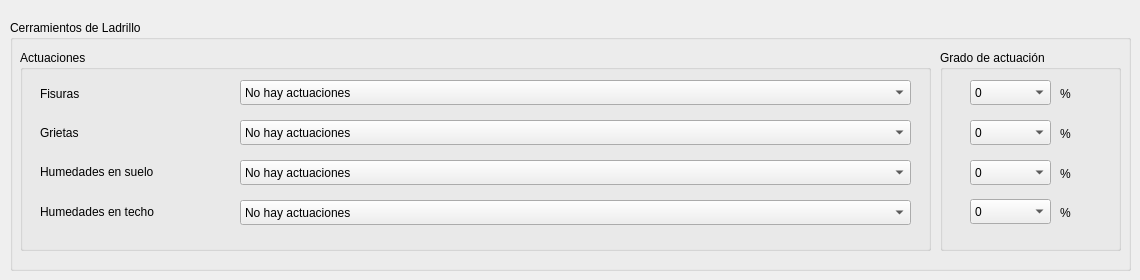
      <widget class="QWidget" name="tab_10">
       <attribute name="title">
        <string>Actuaciones</string>
       </attribute>
       <widget class="QGroupBox" name="groupBox_12">
        <property name="geometry">
         <rect>
          <x>10</x>
          <y>20</y>
          <width>1121</width>
          <height>251</height>
         </rect>
        </property>
        <property name="title">
         <string>Cerramientos de Ladrillo</string>
        </property>
        <widget class="QGroupBox" name="groupBox_16">
         <property name="geometry">
          <rect>
           <x>10</x>
           <y>30</y>
           <width>911</width>
           <height>201</height>
          </rect>
         </property>
         <property name="title">
          <string>Actuaciones</string>
         </property>
         <widget class="QComboBox" name="cmbLadFisuras">
          <property name="geometry">
           <rect>
            <x>220</x>
            <y>30</y>
            <width>671</width>
            <height>25</height>
           </rect>
          </property>
          <item>
           <property name="text">
            <string>No hay actuaciones</string>
           </property>
          </item>
          <item>
           <property name="text">
            <string>Con malla de fibra de vidrio</string>
           </property>
          </item>
         </widget>
         <widget class="QLabel" name="label_35">
          <property name="geometry">
           <rect>
            <x>20</x>
            <y>34</y>
            <width>231</width>
            <height>19</height>
           </rect>
          </property>
          <property name="text">
           <string>Fisuras</string>
          </property>
         </widget>
         <widget class="QComboBox" name="cmbLadGrietas">
          <property name="geometry">
           <rect>
            <x>220</x>
            <y>70</y>
            <width>671</width>
            <height>25</height>
           </rect>
          </property>
          <item>
           <property name="text">
            <string>No hay actuaciones</string>
           </property>
          </item>
          <item>
           <property name="text">
            <string>Superficie dañada ≤60%</string>
           </property>
          </item>
          <item>
           <property name="text">
            <string>Superf. dañada &gt;60%. Mejora energética con aislam. EPS. Cara ext. fach. Aplacado</string>
           </property>
          </item>
          <item>
           <property name="text">
            <string>Superf. dañada &gt;60%. Mejora energética con aislam. EPS. Cara ext. fach. ventilada</string>
           </property>
          </item>
          <item>
           <property name="text">
            <string>Superf. dañada &gt;60%. Mejora energ. con aislam. lana de oveja. Cara ext. fach. vent.</string>
           </property>
          </item>
         </widget>
         <widget class="QComboBox" name="cmbLadHumTecho">
          <property name="geometry">
           <rect>
            <x>220</x>
            <y>150</y>
            <width>671</width>
            <height>25</height>
           </rect>
          </property>
          <item>
           <property name="text">
            <string>No hay actuaciones</string>
           </property>
          </item>
          <item>
           <property name="text">
            <string>Encuentro de forjado con cerramiento. Tratamiento con resinas epoxi</string>
           </property>
          </item>
         </widget>
         <widget class="QLabel" name="label_36">
          <property name="geometry">
           <rect>
            <x>20</x>
            <y>152</y>
            <width>261</width>
            <height>19</height>
           </rect>
          </property>
          <property name="text">
           <string>Humedades en techo</string>
          </property>
         </widget>
         <widget class="QLabel" name="label_37">
          <property name="geometry">
           <rect>
            <x>20</x>
            <y>112</y>
            <width>261</width>
            <height>19</height>
           </rect>
          </property>
          <property name="text">
           <string>Humedades en suelo</string>
          </property>
         </widget>
         <widget class="QLabel" name="label_34">
          <property name="geometry">
           <rect>
            <x>20</x>
            <y>73</y>
            <width>241</width>
            <height>19</height>
           </rect>
          </property>
          <property name="text">
           <string>Grietas</string>
          </property>
         </widget>
         <widget class="QComboBox" name="cmbLadHumSuelo">
          <property name="geometry">
           <rect>
            <x>220</x>
            <y>110</y>
            <width>671</width>
            <height>25</height>
           </rect>
          </property>
          <item>
           <property name="text">
            <string>No hay actuaciones</string>
           </property>
          </item>
          <item>
           <property name="text">
            <string>Barrera anticapilaridad, sistema electroosmosis-fóresis</string>
           </property>
          </item>
         </widget>
        </widget>
        <widget class="QGroupBox" name="groupBox_17">
         <property name="geometry">
          <rect>
           <x>930</x>
           <y>30</y>
           <width>181</width>
           <height>201</height>
          </rect>
         </property>
         <property name="title">
          <string>Grado de actuación</string>
         </property>
         <widget class="QLabel" name="label_6">
          <property name="geometry">
           <rect>
            <x>120</x>
            <y>34</y>
            <width>31</width>
            <height>19</height>
           </rect>
          </property>
          <property name="text">
           <string>%</string>
          </property>
         </widget>
         <widget class="QComboBox" name="cmbLadFisurasAct">
          <property name="geometry">
           <rect>
            <x>30</x>
            <y>30</y>
            <width>81</width>
            <height>25</height>
           </rect>
          </property>
          <item>
           <property name="text">
            <string>0</string>
           </property>
          </item>
          <item>
           <property name="text">
            <string>1 a 30</string>
           </property>
          </item>
          <item>
           <property name="text">
            <string>31 a 60</string>
           </property>
          </item>
          <item>
           <property name="text">
            <string>61 a 100</string>
           </property>
          </item>
         </widget>
         <widget class="QComboBox" name="cmbLadHumTechoAct">
          <property name="geometry">
           <rect>
            <x>30</x>
            <y>149</y>
            <width>81</width>
            <height>25</height>
           </rect>
          </property>
          <item>
           <property name="text">
            <string>0</string>
           </property>
          </item>
          <item>
           <property name="text">
            <string>1 a 30</string>
           </property>
          </item>
          <item>
           <property name="text">
            <string>31 a 60</string>
           </property>
          </item>
          <item>
           <property name="text">
            <string>61 a 100</string>
           </property>
          </item>
         </widget>
         <widget class="QLabel" name="label_12">
          <property name="geometry">
           <rect>
            <x>120</x>
            <y>114</y>
            <width>31</width>
            <height>19</height>
           </rect>
          </property>
          <property name="text">
           <string>%</string>
          </property>
         </widget>
         <widget class="QLabel" name="label_13">
          <property name="geometry">
           <rect>
            <x>120</x>
            <y>153</y>
            <width>31</width>
            <height>19</height>
           </rect>
          </property>
          <property name="text">
           <string>%</string>
          </property>
         </widget>
         <widget class="QComboBox" name="cmbLadHumSueloAct">
          <property name="geometry">
           <rect>
            <x>30</x>
            <y>110</y>
            <width>81</width>
            <height>25</height>
           </rect>
          </property>
          <item>
           <property name="text">
            <string>0</string>
           </property>
          </item>
          <item>
           <property name="text">
            <string>1 a 30</string>
           </property>
          </item>
          <item>
           <property name="text">
            <string>31 a 60</string>
           </property>
          </item>
          <item>
           <property name="text">
            <string>61 a 100</string>
           </property>
          </item>
         </widget>
         <widget class="QComboBox" name="cmbLadGrietasAct">
          <property name="geometry">
           <rect>
            <x>30</x>
            <y>70</y>
            <width>81</width>
            <height>25</height>
           </rect>
          </property>
          <item>
           <property name="text">
            <string>0</string>
           </property>
          </item>
          <item>
           <property name="text">
            <string>1 a 60</string>
           </property>
          </item>
          <item>
           <property name="text">
            <string>61 a 100</string>
           </property>
          </item>
         </widget>
         <widget class="QLabel" name="label_10">
          <property name="geometry">
           <rect>
            <x>120</x>
            <y>74</y>
            <width>31</width>
            <height>19</height>
           </rect>
          </property>
          <property name="text">
           <string>%</string>
          </property>
         </widget>
        </widget>
        <zorder>groupBox_17</zorder>
        <zorder>groupBox_16</zorder>
       </widget>
      </widget>
